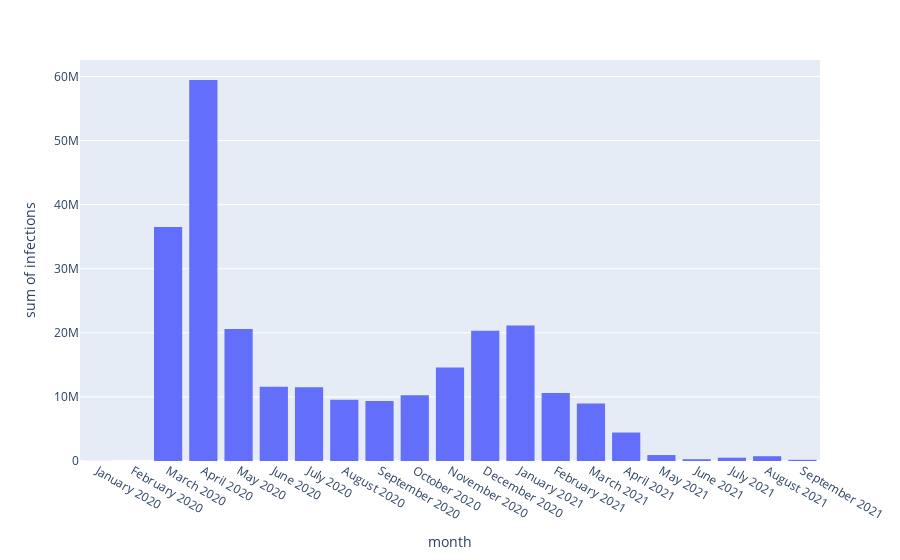

Notebook code cell kept with this figure:
### Markdown cell above
Looking at that table, it is quite hard to tell what is going on and the trends that are occuring. With the power of plotly express, we can plot the data on to a graph and more clearly see what is going on.

### Code cell
import plotly_express as px
import calendar
infect_2020 = infect_by_month.unstack()[('Number_confirmed', 2020)]
infect_2021 = infect_by_month.unstack()[('Number_confirmed', 2021)].fillna(0)

months = [calendar.month_name[x] + " 2020" for x in range(1, len(infect_2020) + 1) ] +\
        [calendar.month_name[x] + " 2021" for x in range(1, len(infect_2020) + 1)] 

combined_data = list(zip(infect_2020.tolist() + infect_2021.tolist(), months)) 
df = pd.DataFrame(combined_data, columns=["infections", "month"])
px.histogram(df, x="month", y="infections")

### Figure 1 — Plotly figure (JSON) as saved in the notebook; plotly's stock layout.template omitted (floating-point values rounded to 4 significant figures)
{"data": [{"alignmentgroup": "True", "bingroup": "x", "histfunc": "sum", "hovertemplate": "month=%{x}<br>sum of infections=%{y}<extra></extra>", "legendgroup": "", "marker": {"color": "#636efa", "pattern": {"shape": ""}}, "name": "", "offsetgroup": "", "orientation": "v", "showlegend": false, "type": "histogram", "x": ["January 2020", "February 2020", "March 2020", "April 2020", "May 2020", "June 2020", "July 2020", "August 2020", "September 2020", "October 2020", "November 2020", "December 2020", "January 2021", "February 2021", "March 2021", "April 2021", "May 2021", "June 2021", "July 2021", "August 2021", "September 2021", "October 2021", "November 2021", "December 2021"], "xaxis": "x", "y": [12572, 2213, 36498634, 59437292, 20595985, 11577931, 11491519, 9562310, 9367084, 10252869, 14570967, 20336188, 21149582, 10615918, 8961414, 4443065, 927088, 276954, 516961, 745596, 182004, 0, 0, 0], "yaxis": "y"}], "layout": {"barmode": "relative", "legend": {"tracegroupgap": 0}, "margin": {"t": 60}, "xaxis": {"anchor": "y", "domain": [0, 1], "title": {"text": "month"}}, "yaxis": {"anchor": "x", "domain": [0, 1], "title": {"text": "sum of infections"}}}}
